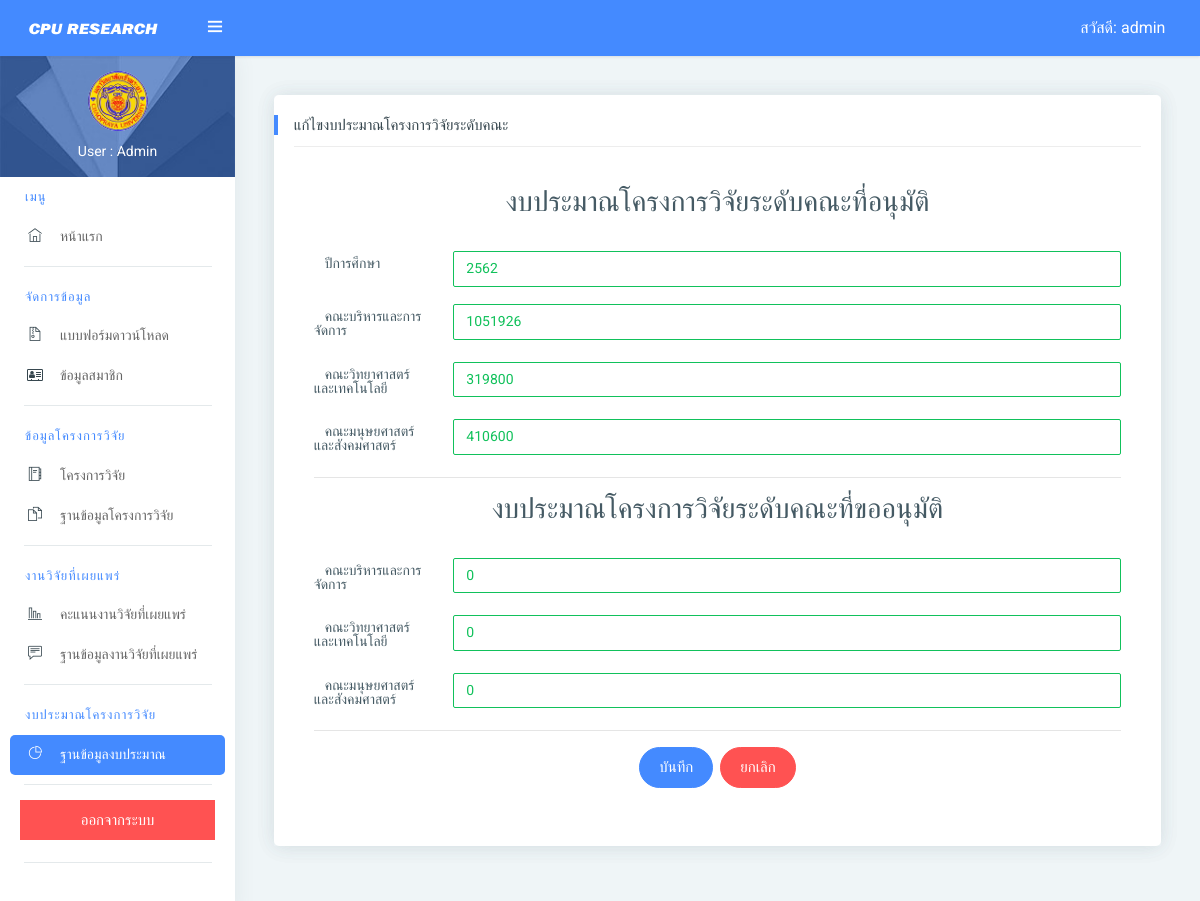
/admin/adminbudgetedit-rs.php?id=21 (signed in), run on the app's committed database.
### tables this page shows
CREATE TABLE `rs_budget` (
  `id` int(255) NOT NULL,
  `yearbg_rs` varchar(255) NOT NULL,
  `mbudget_rs` varchar(255) NOT NULL,
  `sbudget_rs` varchar(255) NOT NULL,
  `hbudget_rs` varchar(255) NOT NULL,
  `madd_rs` varchar(255) NOT NULL,
  `sadd_rs` varchar(255) NOT NULL,
  `hadd_rs` varchar(255) NOT NULL
);

### admin/adminbudgetedit-rs.php (the view, shortened to what this page needs)
<?php
    $id=$_GET['id'];
    $conn=mysqli_connect("localhost","root","","research2020" );
    mysqli_set_charset($conn,'utf8');
    $sql="SELECT * FROM rs_budget  where id='$id'" ;
    $sql_query=mysqli_query($conn,$sql);
    $row=mysqli_fetch_assoc($sql_query);
?>
<!DOCTYPE html>
<html lang="en">
<head>
    <link rel="stylesheet" type="text/css" href="assets/css/bootstrap/css/bootstrap.min.css">
    <link rel="stylesheet" href="assets/pages/waves/css/waves.min.css" type="text/css" media="all">
    <link rel="stylesheet" type="text/css" href="assets/icon/themify-icons/themify-icons.css">
    <link rel="stylesheet" type="text/css" href="assets/icon/icofont/css/icofont.css">
    <link rel="stylesheet" type="text/css" href="assets/icon/font-awesome/css/font-awesome.min.css">
    <link rel="stylesheet" type="text/css" href="assets/css/style.css">
    <link rel="stylesheet" type="text/css" href="assets/css/jquery.mCustomScrollbar.css">
    <link rel="stylesheet" type="text/css" href="https://cdn.datatables.net/1.10.21/css/jquery.dataTables.min.css" />
</head>
<body>
    <div id="pcoded" class="pcoded">
        <div class="pcoded-container navbar-wrapper">
            <nav class="navbar header-navbar pcoded-header">
                <div class="navbar-wrapper">
                    <div class="navbar-logo">
                        <a class="mobile-menu waves-effect waves-light" id="mobile-collapse" href="#!">
                            <i class="ti-menu"></i>
                        </a>
                            <img class="img-fluid" src="assets/images/logo.png" alt="Theme-Logo" />
                  </div>
                  <div class="navbar-container container-fluid">
                      <ul class="nav-right">
                          <li class="user-profile header-notification">
                          <a class="waves-effect waves-light">
                          <div class="username hidden-xs"><?php
                       if (isset($_SESSION['username_rs']) && $_SESSION['username_rs']){
                          echo 'สวัสดี: '.$_SESSION['username_rs']."";
                       }
                       else{
                           echo 'กรุณา Login ';
                       }
                       ?>
                       </div>
                       </a>
                      </li>
                      </ul>
                  </div>
              </div>
          </nav>
           <?php $page='adminbudget-rs'; include 'menu.php';  ?>
<div class="pcoded-content">
<form class="panel-body form-horizontal form-padding" name="reinfor" action="adminbudgetedits-rs.php" method ="post"enctype="multipart/form-data">
                        <div class="pcoded-inner-content">
                            <div class="main-body">
                                <div class="page-wrapper">
                                    <div class="page-body">
                                        <div class="row">
                                            <div class="col-md-12">
                                                <div class="card">
                                                    <div class="card-header">
                                                      <div class="sub-title">
                                                        <h5>แก้ไขงบประมาณโครงการวิจัยระดับคณะ</h5>
                                                    </div>
                                                    <div class="card-block">
                                                    <form class="form-material">
                    <div class="col-md-12">
                    <div class="form-group">
                    <h4 align="center" class="h6 mb-2 text-gray-900" ><label><h3>งบประมาณโครงการวิจัยระดับคณะที่อนุมัติ</h3></label></h4>
                    </div>
                    </div>
                    <div class="form-group row">
                    <label class="col-sm-2 col-form-label icofont icofont-double-right">ปีการศึกษา</label>
                    <div class="col-sm-10">
                 <input type="text" name="yearbg_rs" class="form-control form-control-success" id="yearbg_rs" placeholder="พ.ศ." onKeyUp="if(isNaN(this.value)){ alert('กรุณากรอกตัวเลข'); this.value='';}"maxlength="4"/ required value="<?php echo "$row[yearbg_rs]";?>">
                    </div>
                    </div>
                    <div class="form-group row">
                    <label class="col-sm-2 col-form-label icofont icofont-double-right">คณะบริหารและการจัดการ</label>
                    <div class="col-sm-10">
                   <input type="text" id='mbudget_rs' class="form-control form-control-success" placeholder="คณะบริหารและการจัดการ" name="mbudget_rs" onKeyUp="if(isNaN(this.value)){ alert('กรุณากรอกตัวเลข'); this.value='';}"maxlength="8"/ required value="<?php echo "$row[mbudget_rs]";?>">
                    </div>
                    </div>
                    <div class="form-group row">
                    <label class="col-sm-2 col-form-label icofont icofont-double-right">คณะวิทยาศาสตร์และเทคโนโลยี</label>
                    <div class="col-sm-10">
                     <input type="text" id='sbudget_rs' class="form-control form-control-success" placeholder="คณะวิทยาศาสตร์และเทคโนโลยี" name="sbudget_rs" onKeyUp="if(isNaN(this.value)){ alert('กรุณากรอกตัวเลข'); this.value='';}"maxlength="8"/ required value="<?php echo "$row[sbudget_rs]";?>">
                    </div>
                    </div>
                    <div class="form-group row">
                    <label class="col-sm-2 col-form-label icofont icofont-double-right">คณะมนุษยศาสตร์และสังคมศาสตร์</label>
                    <div class="col-sm-10">
                   <input type="text" id='hbudget_rs' class="form-control form-control-success" placeholder="คณะมนุษยศาสตร์และสังคมศาสตร์" name="hbudget_rs" onKeyUp="if(isNaN(this.value)){ alert('กรุณากรอกตัวเลข'); this.value='';}"maxlength="8"/ required value="<?php echo "$row[hbudget_rs]";?>">
                    </div>
                    </div>
                    <hr>
                    <div class="col-md-12">
                    <div class="form-group">
                    <h4 align="center" class="h6 mb-2 text-gray-900" ><label><h3>งบประมาณโครงการวิจัยระดับคณะที่ขออนุมัติ</h3></label></h4>
                    </div>
                    </div>
                     <div class="form-group row">
                    <label class="col-sm-2 col-form-label icofont icofont-double-right">คณะบริหารและการจัดการ</label>
                    <div class="col-sm-10">
                   <input type="text" id='madd_rs' class="form-control form-control-success" placeholder="คณะบริหารและการจัดการ" name="madd_rs" onKeyUp="if(isNaN(this.value)){ alert('กรุณากรอกตัวเลข'); this.value='';}"maxlength="8"/ required value="<?php echo "$row[madd_rs]";?>">
                    </div>
                    </div>
                    <div class="form-group row">
                    <label class="col-sm-2 col-form-label icofont icofont-double-right">คณะวิทยาศาสตร์และเทคโนโลยี</label>
                    <div class="col-sm-10">
                     <input type="text" id='sadd_rs' class="form-control form-control-success" placeholder="คณะวิทยาศาสตร์และเทคโนโลยี" name="sadd_rs" onKeyUp="if(isNaN(this.value)){ alert('กรุณากรอกตัวเลข'); this.value='';}"maxlength="8"/ required value="<?php echo "$row[sadd_rs]";?>">
                    </div>
                    </div>
                    <div class="form-group row">
                    <label class="col-sm-2 col-form-label icofont icofont-double-right">คณะมนุษยศาสตร์และสังคมศาสตร์</label>
                    <div class="col-sm-10">
                   <input type="text" id='hadd_rs' class="form-control form-control-success" placeholder="คณะมนุษยศาสตร์และสังคมศาสตร์" name="hadd_rs" onKeyUp="if(isNaN(this.value)){ alert('กรุณากรอกตัวเลข'); this.value='';}"maxlength="8"/ required value="<?php echo "$row[hadd_rs]";?>">
                    </div>
                    </div>
                      <hr>
                    <div class="col-md-12">
                    <div class="form-group" style="text-align: center;">
                    <h3 align="center">
                    <button type="submit" class="btn btn-primary btn-round waves-effect waves-light" name="submit">บันทึก</button>
                    <button type="reset" class="btn btn-danger btn-round waves-effect waves-light">ยกเลิก</button>
                    </h3>
                    </div>
                    </div>
                    </form>
                    </div>
                    </div>
                    </div>
                    </div>
                        </div>
                        </div>
                        </div>
                        </div>
                        </div>
                        </div>
                        </div>
                        </div>
                        </div>
                    </div>
</body>
</html>

### data on the page
rs_budget: yearbg_rs "2562", mbudget_rs "1051926", sbudget_rs "319800", hbudget_rs "410600", madd_rs "0", sadd_rs "0", hadd_rs "0"

### other printed values
$_SESSION['username_rs'] "admin"
$_SESSION['status_rs'] "Admin"
